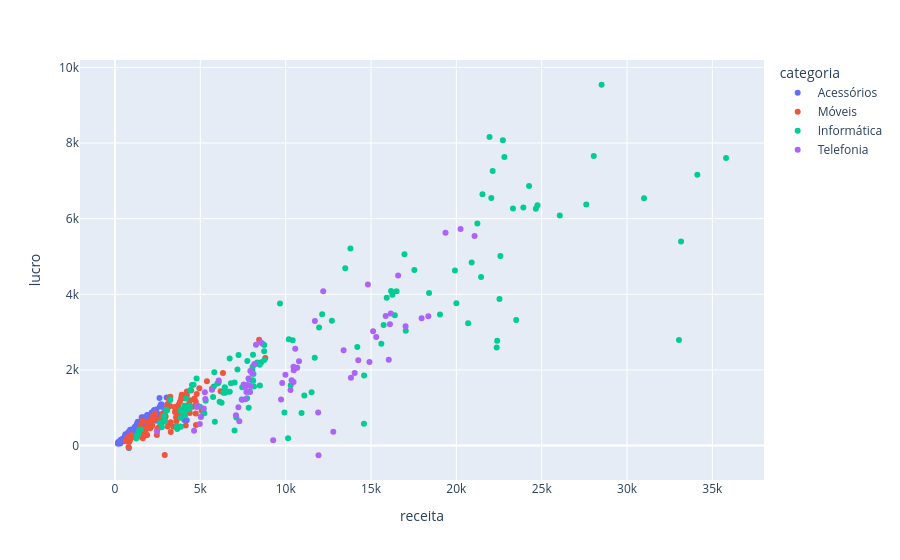

Here is the notebook cell this chart was saved with:
### Markdown cell above
## 6. Missão 3 — Dispersão: Lucro vs. Receita segmentado por Categoria

Os slides mostram o uso do gráfico de dispersão para revelar correlação entre KPIs e identificar anomalias, com grande apoio do hover. fileciteturn7file0

### Tarefa
1. Construa um scatter plot com:
   - eixo X = `receita`
   - eixo Y = `lucro`
2. Use `categoria` como cor
3. Inclua no hover:
   - `produto`
   - `canal_venda`
   - `uf`
   - `margem_lucro`
4. Tente identificar algum ponto fora da curva

### Perguntas
- Existe correlação visual entre receita e lucro? **R: Sim, existe correlação**
- Há anomalias? **R: Alguma, ta mais para ruidos.**
- O hover ajuda a transformar um ponto em um caso investigável? **R: Positivo**

### Code cell
# Construa aqui o scatter plot interativo entre receita e lucro
px.scatter(data_frame=df,x='receita',y='lucro',color='categoria',hover_data={'produto':True,'canal_venda':True,'uf':True,'margem_lucro':True})

### Figure 1 — Plotly figure (JSON) as saved in the notebook; plotly's stock layout.template omitted (floating-point values rounded to 4 significant figures; data arrays with more than 128 entries replaced by an {"elided": "..."} marker saying what was removed)
{"data": [{"customdata": {"elided": "229x4 mixed values"}, "hovertemplate": "categoria=Acessórios<br>receita=%{x}<br>lucro=%{y}<br>produto=%{customdata[0]}<br>canal_venda=%{customdata[1]}<br>uf=%{customdata[2]}<br>margem_lucro=%{customdata[3]}<extra></extra>", "legendgroup": "Acessórios", "marker": {"color": "#636efa", "symbol": "circle"}, "mode": "markers", "name": "Acessórios", "orientation": "v", "showlegend": true, "type": "scatter", "x": {"elided": "229 float values"}, "xaxis": "x", "y": {"elided": "229 float values"}, "yaxis": "y"}, {"customdata": {"elided": "123x4 mixed values"}, "hovertemplate": "categoria=Móveis<br>receita=%{x}<br>lucro=%{y}<br>produto=%{customdata[0]}<br>canal_venda=%{customdata[1]}<br>uf=%{customdata[2]}<br>margem_lucro=%{customdata[3]}<extra></extra>", "legendgroup": "Móveis", "marker": {"color": "#EF553B", "symbol": "circle"}, "mode": "markers", "name": "Móveis", "orientation": "v", "showlegend": true, "type": "scatter", "x": [1844.0, 4017.0, 6187.0, 662.2, 1732.0, 2057.0, 3088.0, 3496.0, 3734.0, 3083.0, 2685.0, 2917.0, 1961.0, 4052.0, 5680.0, 2825.0, 2706.0, 3682.0, 2740.0, 6325.0, 5387.0, 1514.0, 4212.0, 5079.0, 3045.0, 3597.0, 2559.0, 626.8, 1829.0, 2235.0, 3420.0, 871.8, 1630.0, 756.4, 4733.0, 1882.0, 2900.0, 2845.0, 2078.0, 3912.0, 873.8, 666.8, 4732.0, 3980.0, 3231.0, 1875.0, 2061.0, 1406.0, 4745.0, 2752.0, 3162.0, 2661.0, 3233.0, 1994.0, 1841.0, 792.2, 2914.0, 2873.0, 2452.0, 4385.0, 4144.0, 2185.0, 3699.0, 661.9, 2770.0, 2912.0, 875.2, 948.4, 1680.0, 3807.0, 1345.0, 2353.0, 3036.0, 3268.0, 2835.0, 1407.0, 1976.0, 8809.0, 3561.0, 8445.0, 3720.0, 1556.0, 2845.0, 2185.0, 3934.0, 1431.0, 3622.0, 2081.0, 2482.0, 878.2, 2824.0, 2177.0, 2968.0, 4656.0, 4212.0, 1812.0, 3762.0, 3058.0, 4342.0, 1309.0, 2674.0, 2267.0, 3515.0, 4095.0, 3261.0, 2320.0, 4943.0, 4463.0, 1364.0, 837.1, 1616.0, 3241.0, 4564.0, 3875.0, 4788.0, 2753.0, 2920.0, 2616.0, 1742.0, 4411.0, 3578.0, 4395.0, 1483.0], "xaxis": "x", "y": [271.4, 1326.0, 1438.0, 167.9, 420.0, 651.1, 1100.0, 1021.0, 842.6, 507.2, 610.4, 810.8, 551.7, 1254.0, 1502.0, 747.1, 720.4, 904.1, 702.5, 1922.0, 1704.0, 536.7, 1331.0, 921.4, 1008.0, 641.4, 479.8, 130.4, 429.7, 675.5, 496.8, 181.3, 193.9, 218.8, 1161.0, 281.0, 715.9, 850.8, 486.8, 1342.0, 187.5, 131.4, 850.6, 1268.0, 1044.0, 618.3, 458.2, 359.0, 545.0, 649.0, 1234.0, 588.9, 576.5, 492.5, 477.4, -39.07, -247.1, 725.9, 277.5, 862.1, 531.0, 761.7, 959.5, 113.1, 821.4, 751.0, 141.3, 279.0, 318.6, 1158.0, 373.5, 851.6, 968.1, 361.6, 637.8, 312.4, 633.3, 2313.0, 928.6, 2798.0, 1081.0, 396.0, 803.2, 524.4, 1264.0, 348.7, 710.8, 594.6, 433.9, 195.2, 713.5, 690.5, 769.7, 1247.0, 1432.0, 301.4, 782.8, 958.5, 1112.0, 223.4, 711.7, 731.5, 888.1, 1006.0, 619.6, 712.6, 1516.0, 1456.0, 304.5, 102.7, 649.2, 1289.0, 1030.0, 1256.0, 1363.0, 759.1, 802.0, 685.0, 309.4, 1197.0, 752.6, 1035.0, 435.3], "yaxis": "y"}, {"customdata": {"elided": "144x4 mixed values"}, "hovertemplate": "categoria=Informática<br>receita=%{x}<br>lucro=%{y}<br>produto=%{customdata[0]}<br>canal_venda=%{customdata[1]}<br>uf=%{customdata[2]}<br>margem_lucro=%{customdata[3]}<extra></extra>", "legendgroup": "Informática", "marker": {"color": "#00cc96", "symbol": "circle"}, "mode": "markers", "name": "Informática", "orientation": "v", "showlegend": true, "type": "scatter", "x": {"elided": "144 float values"}, "xaxis": "x", "y": {"elided": "144 float values"}, "yaxis": "y"}, {"customdata": {"elided": "64x4 mixed values"}, "hovertemplate": "categoria=Telefonia<br>receita=%{x}<br>lucro=%{y}<br>produto=%{customdata[0]}<br>canal_venda=%{customdata[1]}<br>uf=%{customdata[2]}<br>margem_lucro=%{customdata[3]}<extra></extra>", "legendgroup": "Telefonia", "marker": {"color": "#ab63fa", "symbol": "circle"}, "mode": "markers", "name": "Telefonia", "orientation": "v", "showlegend": true, "type": "scatter", "x": [5025.0, 4972.0, 15860.0, 8170.0, 15120.0, 7759.0, 9267.0, 18360.0, 10460.0, 5684.0, 10350.0, 14250.0, 12200.0, 7825.0, 13390.0, 10470.0, 4634.0, 9798.0, 7542.0, 16110.0, 21070.0, 15310.0, 2465.0, 17030.0, 10280.0, 9729.0, 7231.0, 11900.0, 11710.0, 4835.0, 11920.0, 5294.0, 14820.0, 16160.0, 10780.0, 10460.0, 13820.0, 4797.0, 8261.0, 8556.0, 12790.0, 10680.0, 16590.0, 7646.0, 9985.0, 6079.0, 7930.0, 7089.0, 7913.0, 16040.0, 7700.0, 14910.0, 7930.0, 7635.0, 14040.0, 10560.0, 17970.0, 8041.0, 7283.0, 19370.0, 5202.0, 7456.0, 5264.0, 20250.0], "xaxis": "x", "y": [762.0, 574.1, 3426.0, 2158.0, 3025.0, 1602.0, 144.8, 3417.0, 1684.0, 1480.0, 1728.0, 2254.0, 4079.0, 1773.0, 2520.0, 1992.0, 394.0, 1658.0, 1617.0, 3208.0, 5541.0, 2869.0, 373.4, 3158.0, 1473.0, 1216.0, 1012.0, 874.5, 3297.0, 1051.0, -254.9, 1230.0, 4262.0, 3494.0, 2232.0, 2086.0, 1792.0, 1023.0, 2664.0, 2727.0, 369.2, 2058.0, 4496.0, 1222.0, 1871.0, 1720.0, 1975.0, 804.8, 1419.0, 2268.0, 1414.0, 2213.0, 1579.0, 1554.0, 1921.0, 2561.0, 3368.0, 1905.0, 643.1, 5625.0, 982.7, 1213.0, 1412.0, 5726.0], "yaxis": "y"}], "layout": {"legend": {"title": {"text": "categoria"}, "tracegroupgap": 0}, "margin": {"t": 60}, "xaxis": {"anchor": "y", "domain": [0, 1], "title": {"text": "receita"}}, "yaxis": {"anchor": "x", "domain": [0, 1], "title": {"text": "lucro"}}}}
